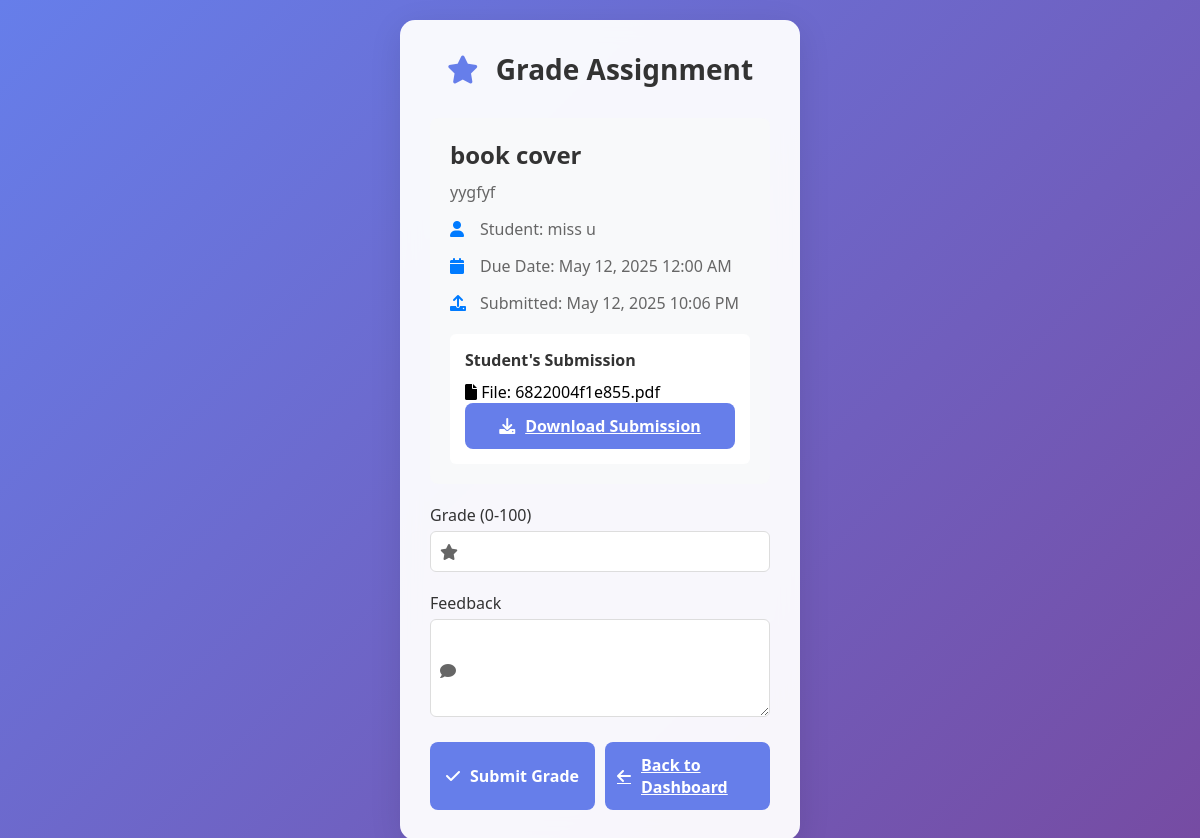
The page /pages/grade_assignment.php?id=1 (signed in) on the database its author committed.
### tables this page shows
CREATE TABLE `assignments` (
  `id` int(11) NOT NULL,
  `title` varchar(255) NOT NULL,
  `description` text DEFAULT NULL,
  `teacher_id` int(11) NOT NULL,
  `user_id` int(11) NOT NULL,
  `due_date` datetime NOT NULL,
  `status` enum('pending','completed','overdue') NOT NULL DEFAULT 'pending',
  `submission_file` varchar(255) DEFAULT NULL,
  `submission_date` datetime DEFAULT NULL,
  `feedback` text DEFAULT NULL,
  `grade` decimal(5,2) DEFAULT NULL,
  `is_deleted` tinyint(1) NOT NULL DEFAULT 0,
  `created_at` timestamp NOT NULL DEFAULT current_timestamp(),
  `updated_at` timestamp NOT NULL DEFAULT current_timestamp() ON UPDATE current_timestamp()
);

CREATE TABLE `users` (
  `id` int(11) NOT NULL,
  `name` varchar(100) NOT NULL,
  `email` varchar(100) NOT NULL,
  `password` varchar(255) NOT NULL,
  `role` enum('admin','teacher','user') NOT NULL DEFAULT 'user',
  `verification_code` varchar(6) DEFAULT NULL,
  `is_verified` tinyint(1) NOT NULL DEFAULT 0,
  `status` tinyint(1) NOT NULL DEFAULT 1,
  `last_login` timestamp NULL DEFAULT NULL,
  `login_attempts` int(11) NOT NULL DEFAULT 0,
  `password_reset_token` varchar(64) DEFAULT NULL,
  `password_reset_expires` timestamp NULL DEFAULT NULL,
  `created_at` timestamp NOT NULL DEFAULT current_timestamp()
);

### pages/grade_assignment.php (the view, shortened to what this page needs)
<?php
require_once __DIR__ . '/../config/database.php';
$teacher_id = $_SESSION['user_id'];
$assignment_id = $_GET['id'] ?? 0;
$stmt = $conn->prepare("SELECT a.*, u.name as student_name
                       FROM assignments a
                       JOIN users u ON a.user_id = u.id
                       WHERE a.id = ? AND a.teacher_id = ? AND a.is_deleted = 0");
$stmt->execute([$assignment_id, $teacher_id]);
$assignment = $stmt->fetch();
?>
<!DOCTYPE html>
<html lang="en">
<head>
    <link rel="stylesheet" href="styles.css">
    <link rel="stylesheet" href="https://cdnjs.cloudflare.com/ajax/libs/font-awesome/6.0.0/css/all.min.css">
</head>
<body>
    <div class="container">
        <div class="login-form">
            <h1><i class="fas fa-star"></i> Grade Assignment</h1>
            <div class="assignment-details">
                <h2><?= htmlspecialchars($assignment['title']) ?></h2>
                <p class="description"><?= htmlspecialchars($assignment['description']) ?></p>
                <div class="info-grid">
                    <div class="info-item">
                        <i class="fas fa-user"></i>
                        <span>Student: <?= htmlspecialchars($assignment['student_name']) ?></span>
                    </div>
                    <div class="info-item">
                        <i class="fas fa-calendar"></i>
                        <span>Due Date: <?= date('F d, Y h:i A', strtotime($assignment['due_date'])) ?></span>
                    </div>
                    <div class="info-item">
                        <i class="fas fa-upload"></i>
                        <span>Submitted: <?= date('F d, Y h:i A', strtotime($assignment['submission_date'])) ?></span>
                    </div>
                </div>
                <?php if ($assignment['submission_file']): ?>
                <div class="submission-info">
                    <h3>Student's Submission</h3>
                    <p>
                        <i class="fas fa-file"></i>
                        File: <?= htmlspecialchars($assignment['submission_file']) ?>
                    </p>
                    <a href="download_assignment.php?id=<?= $assignment_id ?>" class="btn">
                        <i class="fas fa-download"></i> Download Submission
                    </a>
                </div>
                <?php endif; ?>
            </div>
            <form action="grade_assignment.php?id=<?= $assignment_id ?>" method="POST">
                <div class="form-group">
                    <label for="grade">Grade (0-100)</label>
                    <div class="input-icon">
                        <i class="fas fa-star"></i>
                        <input type="number" id="grade" name="grade" min="0" max="100" step="0.01" required
                               value="<?= htmlspecialchars($_POST['grade'] ?? '') ?>">
                    </div>
                </div>
                <div class="form-group">
                    <label for="feedback">Feedback</label>
                    <div class="input-icon">
                        <i class="fas fa-comment"></i>
                        <textarea id="feedback" name="feedback" rows="4" required><?= htmlspecialchars($_POST['feedback'] ?? '') ?></textarea>
                    </div>
                </div>
                <div class="form-buttons">
                    <button type="submit" class="btn btn-success">
                        <i class="fas fa-check"></i> Submit Grade
                    </button>
                    <a href="teacher_dashboard.php" class="btn">
                        <i class="fas fa-arrow-left"></i> Back to Dashboard
                    </a>
                </div>
            </form>
        </div>
    </div>
</body>
</html>

### assets/styles.css (style rules this page uses)
:root { --primary-color: #007BFF; --secondary-color: #6c757d; --success-color: #28a745; --danger-color: #dc3545; --warning-color: #ffc107; --info-color: #17a2b8; --light-color: #f8f9fa; --dark-color: #343a40; --border-radius: 8px; --box-shadow: 0 2px 15px rgba(0, 0, 0, 0.1); --transition: all 0.3s ease; }
* { margin: 0; padding: 0; box-sizing: border-box; font-family: 'Segoe UI', Tahoma, Geneva, Verdana, sans-serif; }
body { background: linear-gradient(135deg, #667eea 0%, #764ba2 100%); min-height: 100vh; display: flex; align-items: center; justify-content: center; padding: 20px; }
.container { width: 100%; max-width: 400px; background: rgba(255, 255, 255, 0.95); border-radius: 15px; box-shadow: 0 8px 32px rgba(0, 0, 0, 0.1); backdrop-filter: blur(10px); padding: 30px; }
h1 { color: #333; text-align: center; margin-bottom: 30px; font-size: 28px; }
h1 i { margin-right: 10px; color: #667eea; }
.login-form, .register-form, .verify-form { width: 100%; }
.form-group { margin-bottom: 20px; }
label { display: block; margin-bottom: 8px; color: #555; font-weight: 500; }
.input-icon { position: relative; }
.input-icon i { position: absolute; left: 15px; top: 50%; transform: translateY(-50%); color: #667eea; }
.btn { width: 100%; padding: 12px; background: #667eea; color: white; border: none; border-radius: 8px; font-size: 16px; font-weight: 600; cursor: pointer; transition: all 0.3s ease; display: flex; align-items: center; justify-content: center; gap: 10px; }

### pages/grade_assignment.php (style rules this page uses)
.assignment-details { background: #f8f9fa; padding: 20px; border-radius: 8px; margin-bottom: 20px; }
.assignment-details h2 { margin: 0 0 10px 0; color: #333; }
.description { color: #666; margin-bottom: 15px; }
.info-grid { display: grid; grid-template-columns: repeat(auto-fit, minmax(200px, 1fr)); gap: 15px; margin-bottom: 20px; }
.info-item { display: flex; align-items: center; gap: 10px; color: #666; }
.info-item i { color: #007BFF; width: 20px; }
.submission-info { background: #fff; padding: 15px; border-radius: 6px; margin-top: 20px; }
.submission-info h3 { margin: 0 0 10px 0; color: #333; font-size: 16px; }
.form-group { margin-bottom: 20px; }
.form-group label { display: block; margin-bottom: 5px; color: #333; font-weight: 500; }
.input-icon { position: relative; }
.input-icon i { position: absolute; left: 10px; top: 50%; transform: translateY(-50%); color: #666; }
.input-icon input, .input-icon textarea { width: 100%; padding: 10px 10px 10px 35px; border: 1px solid #ddd; border-radius: 6px; font-size: 14px; }
.input-icon textarea { padding-top: 10px; }
.form-buttons { display: flex; gap: 10px; margin-top: 20px; }

### rows shown on the page
assignments: title "book cover", description "yygfyf", user.name "miss u", due_date "May 12, 2025 12:00 AM", submission_date "May 12, 2025 10:06 PM", submission_file "6822004f1e855.pdf"
